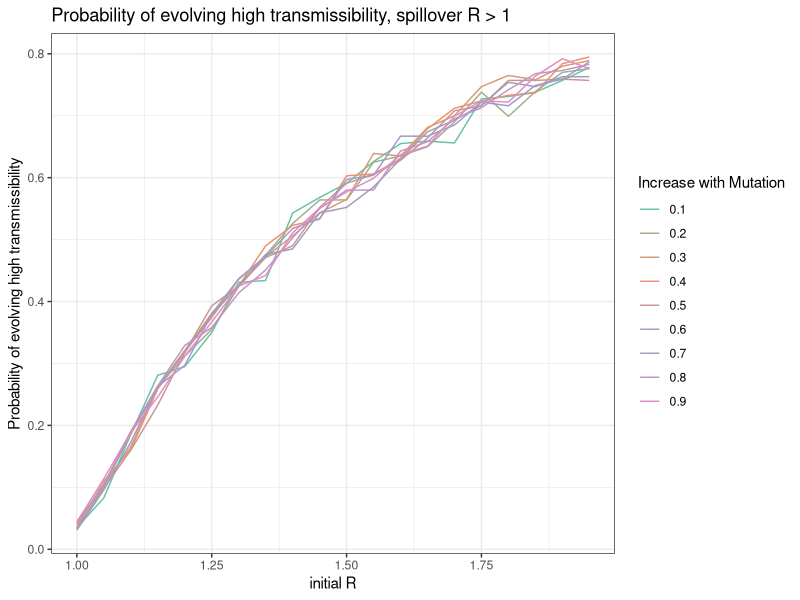
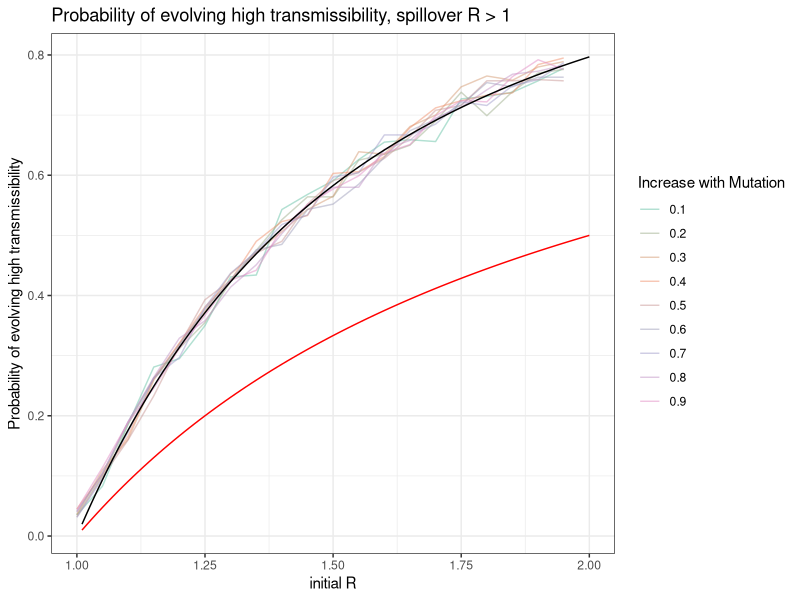
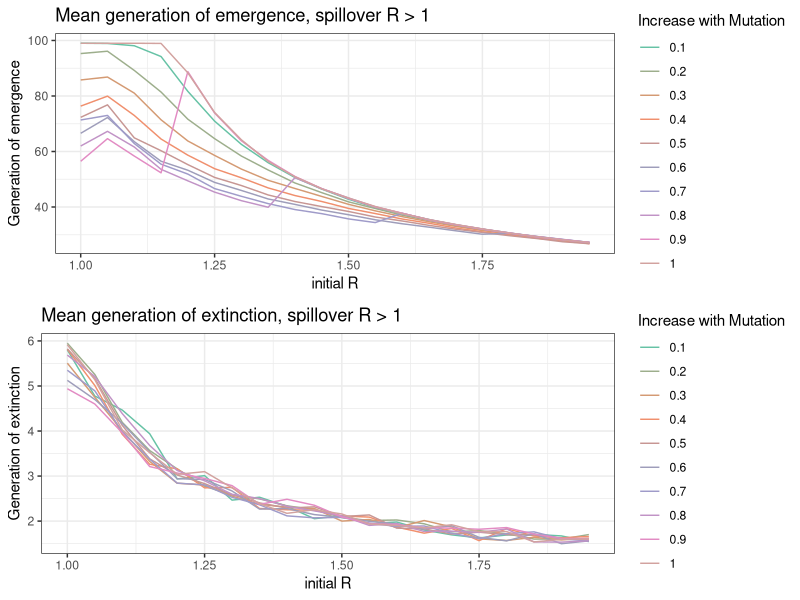
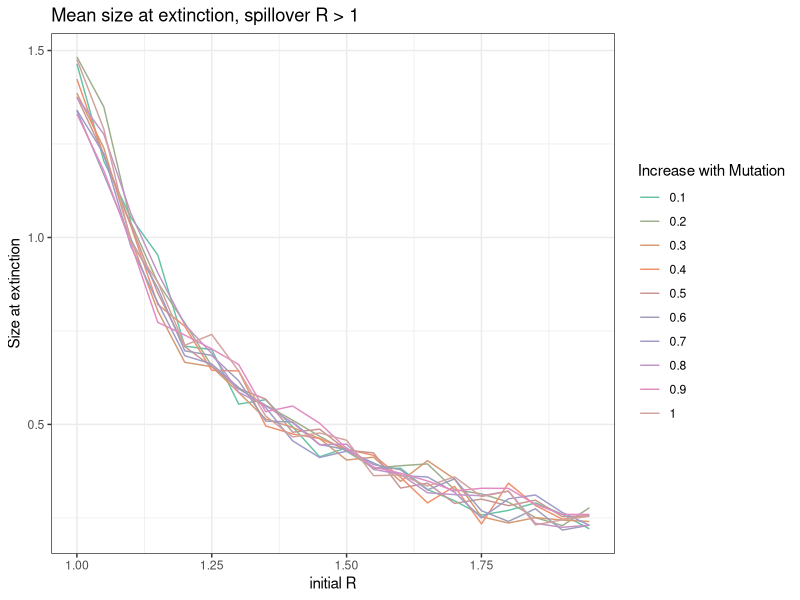
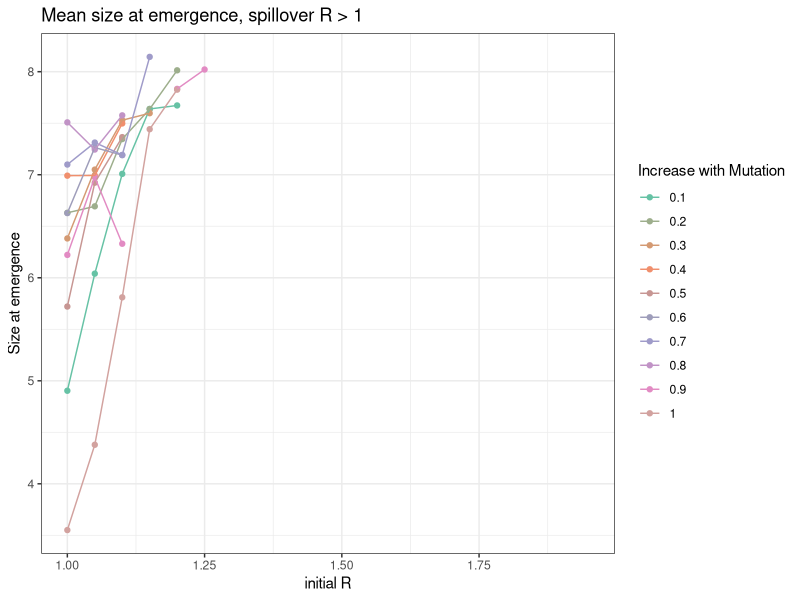
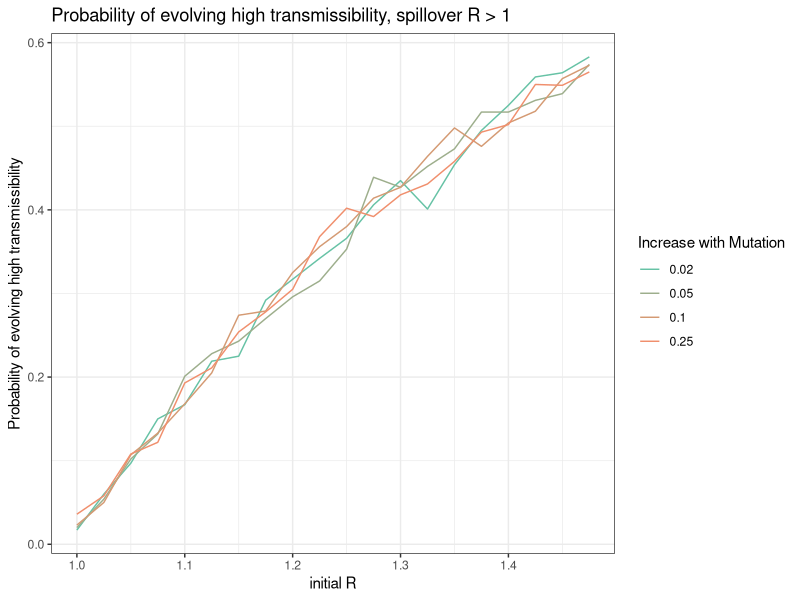

Generate these figures, in order, with R: (Note: this script raises an error after producing the figures.)
## ---- chunk 1
# load libraries 
library(ggplot2) #for plotting
library(here) #for easy local path referencing
library(tidyverse) #for easy manipulation of data structures
library(RColorBrewer) #for colors
library(gridExtra) #for plotting multiple plots in one figure
library(nleqslv)

# colors for plotting
num_cols = 20
my.colors = colorRampPalette(brewer.pal(n = 8, name = "Set2"))(num_cols)
## ---- chunk 2
results = read.csv(here("code", "project", "R greater than 1", "python simulations", "output2.csv"))

## ---- chunk 3
# plot probability of evolution to high R
plot = ggplot() +
  geom_line(data = results %>% filter(deltaR != 1), aes(x = Rwt, y = pEmergent, group = factor(deltaR), col = factor(deltaR))) +
  theme_bw() +
  scale_color_manual(values = my.colors) +
  labs(x = "initial R", y = "Probability of evolving high transmissibility", col = "Increase with Mutation", title = "Probability of evolving high transmissibility, spillover R > 1")

plot
## ---- chunk 4
#nonlinear equation solver to solve for fixed point of the generating function for the branching process

## define branching process generating function for offspring distribution
bp_singletype = function(x) {y = exp(Rwt*(x-1)) - x} #fixed point solution will be this function set to 0

## define initial conditions 
init = 1 #start with single spillover infection meep meep

## start fixed point guess
xstart = 0.5 #50 percent will go extinct so lets see

## solve for non extinction probability (1-Pextinction)
non_extinction = function(Rwt) {
  Rwt = Rwt #set Rwt
  return(1 - nleqslv(xstart, bp_singletype, method="Newton", global="none", control=list(trace=1,stepmax=2))$x) #solve for nonextinction probability
  }

# solve to plot
rwt = seq(1.01, 2, by = 0.01)
pNE = NaN
for(i in 1:length(rwt)){
  Rwt = rwt[i]
  pNE[i] = non_extinction(Rwt)
}

#solve 1-1/r0 
ap = 1-(1/rwt)

## ---- chunk 5
# plot probability of evolution to high R
plot = ggplot() +
  geom_line(data = results %>% filter(deltaR != 1), aes(x = Rwt, y = pEmergent, group = factor(deltaR), col = factor(deltaR)), alpha = 0.5) +
  geom_line(aes(x = rwt, y = pNE)) +
  geom_line(aes(x=rwt, y = ap), col = "red") +
  theme_bw() +
  scale_color_manual(values = my.colors) +
  labs(x = "initial R", y = "Probability of evolving high transmissibility", col = "Increase with Mutation", title = "Probability of evolving high transmissibility, spillover R > 1")

plot
## ---- chunk 6
plot2 = ggplot() +
  geom_line(data = results, aes(x = Rwt, y = Emergent_generation, group = factor(deltaR), col = factor(deltaR))) +
  theme_bw() +
  scale_color_manual(values = my.colors) +
  labs(x = "initial R", y = "Generation of emergence", col = "Increase with Mutation", title = "Mean generation of emergence, spillover R > 1")

plot3 = ggplot() +
  geom_line(data = results, aes(x = Rwt, y = Extinct_generation, group = factor(deltaR), col = factor(deltaR))) +
  theme_bw() +
  scale_color_manual(values = my.colors) +
  labs(x = "initial R", y = "Generation of extinction", col = "Increase with Mutation", title = "Mean generation of extinction, spillover R > 1")

grid.arrange(plot2,plot3)
## ---- chunk 7
plot4 = ggplot() +
  geom_line(data = results, aes(x = Rwt, y = log10(Extinct_size), group = factor(deltaR), col = factor(deltaR))) +
  theme_bw() +
  scale_color_manual(values = my.colors) +
  labs(x = "initial R", y = "Size at extinction", col = "Increase with Mutation", title = "Mean size at extinction, spillover R > 1")

plot4
## ---- chunk 8
plot5 = ggplot() +
  geom_point(data = results, aes(x = Rwt, y = log10(Emergent_size), group = factor(deltaR), col = factor(deltaR))) +
  geom_line(data = results, aes(x = Rwt, y = log10(Emergent_size), group = factor(deltaR), col = factor(deltaR))) +
  theme_bw() +
  scale_color_manual(values = my.colors) +
  labs(x = "initial R", y = "Size at emergence", col = "Increase with Mutation", title = "Mean size at emergence, spillover R > 1")

plot5

## ---- chunk 9
results5 = read.csv(here("code", "project", "R greater than 1", "python simulations", "output5.csv"))

## ---- chunk 10
# plot probability of evolution to high R
plot = ggplot() +
  geom_line(data = results5 %>% filter(deltaR != 1), aes(x = Rwt, y = pEmergent, group = factor(deltaR), col = factor(deltaR))) +
  theme_bw() +
  scale_color_manual(values = my.colors) +
  labs(x = "initial R", y = "Probability of evolving high transmissibility", col = "Increase with Mutation", title = "Probability of evolving high transmissibility, spillover R > 1")

plot
## ---- chunk 11
#nonlinear equation solver to solve for fixed point of the generating function for the branching process
# solve to plot
rwt = seq(range(results2$Rwt)[1], range(results2$Rwt)[2], by = diff(range(results2$Rwt))/nrow(results2))
pNE = NaN
for(i in 1:length(rwt)){
  Rwt = rwt[i]
  pNE[i] = non_extinction(Rwt)
}

## ---- chunk 12
# plot probability of evolution to high R
plot = ggplot() +
  geom_line(data = results2 %>% filter(deltaR != 1), aes(x = Rwt, y = pEmergent, group = factor(deltaR), col = factor(deltaR)), alpha = 0.5) +
  geom_point(data = results2 %>% filter(deltaR != 1), aes(x = Rwt, y = pEmergent, group = factor(deltaR), col = factor(deltaR)), alpha = 0.5) +
  geom_line(aes(x = rwt, y = pNE)) +
  theme_bw() +
  scale_color_manual(values = my.colors) +
  labs(x = "initial R", y = "Probability of evolving high transmissibility", col = "Increase with Mutation", title = "Probability of evolving high transmissibility, spillover R > 1")

#save
file = here("results", "analysis", "R greater than 1", "fig_P_evolution_smallR.png")
ggsave(filename = file, plot = plot)
## ---- chunk 13
plot = ggplot() + 
  geom_line(data = results2 %>% filter(deltaR != 1), aes(x = Rwt, y = Emergent_size, group = factor(deltaR), col = factor(deltaR))) +
  theme_bw() +
  scale_color_manual(values = my.colors) +
  labs(x = "initial R", y = "final size when emergent", col = "Increase with Mutation", title = "Total number of cases when highly transmissible variant emerges, spillover R > 1")

plot
## ---- chunk 14
######## evenly dispersed distribution described by generating functions for secondary cases
pEmergence_supercrit_deltaR = function(delta_R, mu, R_wt, R_adapted) {
  ### calculate number of variants
  m = ceiling(((3 + 10^-12) - R_wt)/delta_R) + 1  #number of types in the branching process #note that we need a slight overshoot of R0 = 1 to get supercritical
  
  ### define R0 vector 
  R0 = R_wt + (delta_R)*(0:(m-1))  # add the changes from wtR0 to give R0 of each variant
  R0[m] = R_adapted #final R0 >> 1 to account for differences in emergence probabilities arising from final R0
  
  ### define probability of emergence
  prob_emergence = function(qs,init) {1 - prod(qs^init)} # 1 - product of the probabilities of extinction for each starting lineage
  
  ### define fixed point equations from PGFs
  ## system of nl equations to solve
  multi_mut <- function(x) { # for poisson dist. the mean is R_0 and the generating function is exp(R0(s -1))
    y <- numeric(m)
    for(i in 1:(m-1)){
      y[i] = exp(-(1-mu)*(R0[i])*(1-x[i]))*exp(-mu*R0[i]*(1-x[i+1])) - x[i] # fixed point from probability generating function 
    }
    y[m] = exp(-R0[m]*(1-x[m])) - x[m] # can only make type m, regardless of mutation. 
    y
  }
  
  ### define initial conditions
  init = rep(0, m) #start the initial number of cases of each type to 0 
  init[1] = 1 #except for 1 case of the starting type
  
  ### define initial guess for fixed point vector
  xstart = rep(0,m) #easiest to set all probs to 0
  xstart[1] = 0 #except for the prob of a linneage started by our 1 starting case type 1
  
  ### solve for fixed points
  # newton start
  qs = nleqslv(xstart, multi_mut, method="Newton", global="none", control=list(trace=1,stepmax=2))$x #solve system of nonlinear equations for fixed point
  
  # solve for prob.emergence
  prob.emergence = prob_emergence(qs = qs, init = init) #solve for 1-sum(q_i^init(i)) - should be q_1^1 for a single starting case of type 1 
  
  return(prob.emergence) 
}


## ---- chunk 15
### non-extinction of Rwt approximation 
rwt = seq(range(results5$Rwt)[1], range(results5$Rwt)[2], by = diff(range(results5$Rwt))/nrow(results5))
delta_Rs = unique(results5$deltaR)

### solve for non-extinction probabilities
pNE_multitype = sapply(delta_Rs, function(y) {
  sapply(rwt, function(x) {pEmergence_supercrit_deltaR(delta_R = y, mu = 10^-3, R_wt = x, R_adapted = 10000)})
  }
) %>%
  as.data.frame()

# add wildtype Rs and change the column names
pNE_multitype = cbind(rwt, pNE_multitype) %>% as.data.frame() #add a column for wildtype Rs
colnames(pNE_multitype) = c("R_wt", as.character(delta_Rs)) # add column names for referencing

# finally pivot to longform
pNE_multitype = pNE_multitype %>% pivot_longer(
  cols = !R_wt,
  names_to = "delta_R",
  values_to = "pNE_mtbp"
)
## ---- chunk 16
# plot probability of evolution to high R
plot = ggplot() +
  geom_point(data = results5 %>% filter(deltaR != 1), aes(x = Rwt, y = pEmergent, group = factor(deltaR), col = factor(deltaR)), alpha = 0.5) +
 # geom_line(aes(x = rwt, y = pNE)) +
  geom_line(data = pNE_multitype, aes(x = R_wt, y = pNE_mtbp, group = delta_R, col = delta_R), linetype = "dotted") +
  theme_bw() +
  scale_color_manual(values = my.colors) +
  labs(x = "initial R", y = "Probability of evolving high transmissibility", col = "Increase with Mutation", title = "Probability of evolving high transmissibility, spillover R > 1")

#save
file = here("results", "analysis", "R greater than 1", "fig_P_evolution_smallR.png")
ggsave(filename = file, plot = plot)
